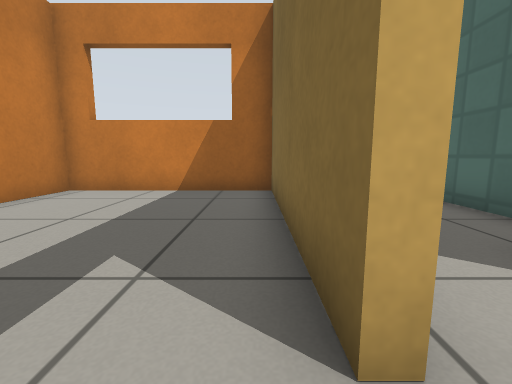
view 1 (above)

16 first-person views from a walk through a robot-simulator world made for Gazebo. The camera is 0.5 m above the floor, tilts 8° down and sees 90° across. The floor is counted in squares, 0.5 m on a side. Each view is taken from the middle of a square. On the plan, view 1 faces up. The plan holds only what a view shows up to about 11 squares ahead; the rest is blank. Gazebo's built-in surfaces are drawn with simple patterns.

view 2
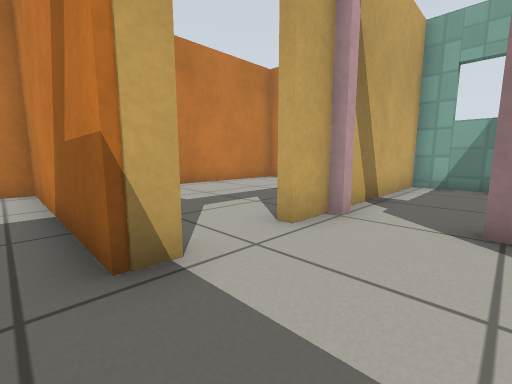

view 3
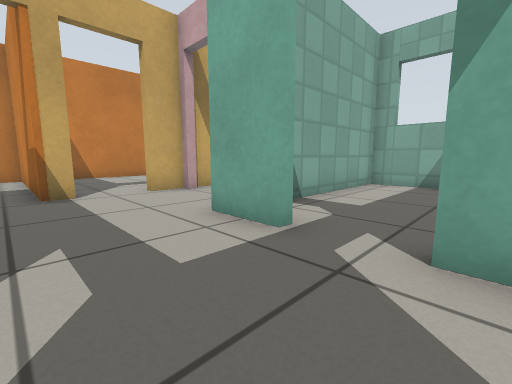

view 4
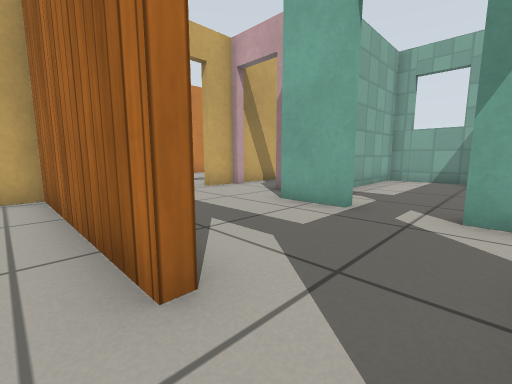

view 5
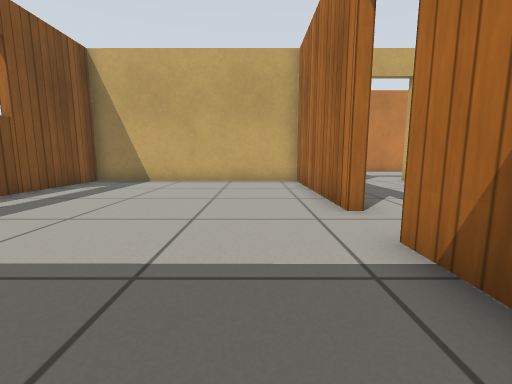

view 6
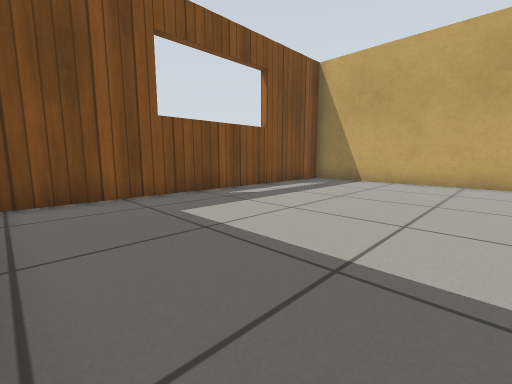

view 7
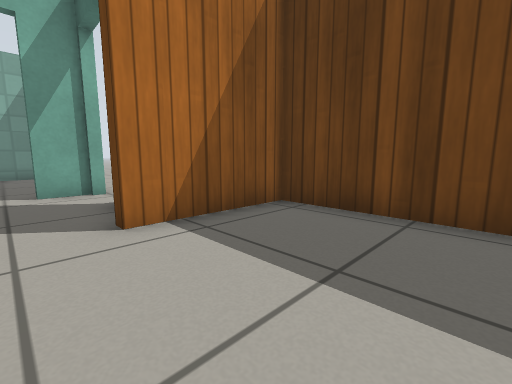

view 8
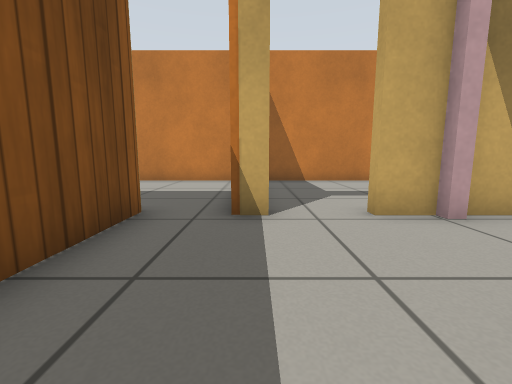

view 9
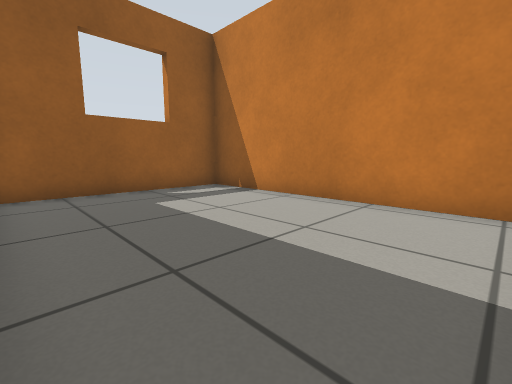

view 10
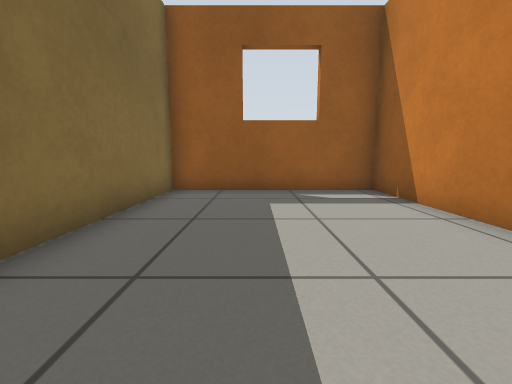

view 11
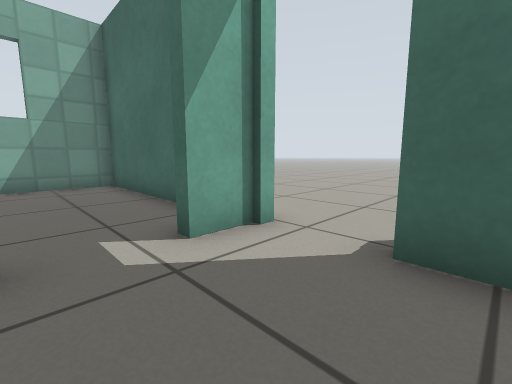

view 12
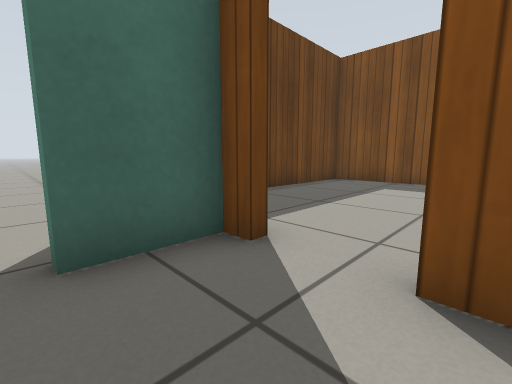

view 13
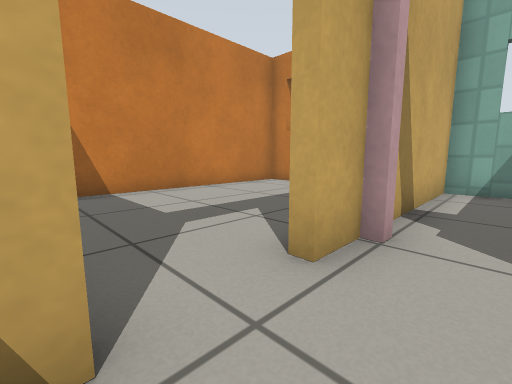

view 14
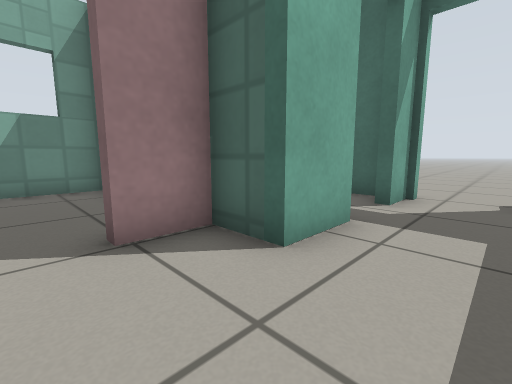

view 15
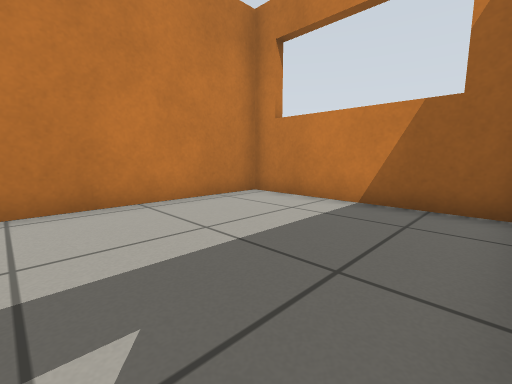

view 16
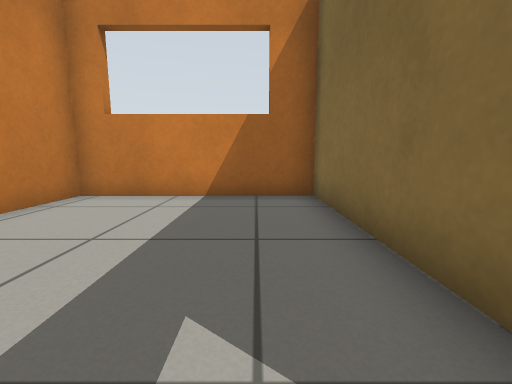

### Floor plan
Ten units are one square. View 1 is at (0, 0); x grows to the right and y downward. Boxes are objects, and circles mark ways between rooms. Rooms are numbered by the first view taken in them; rooms with no view inside come last. Other rooms are left out.
<svg viewBox="-59 -79 179 198">
<path fill="none" stroke="#000" d="M5 -10 5 -74 -54 -74 -54 5M58 -7 41 -7 41 -20 28 -20M58 30 64 30M81 30 86 30 86 12M88 -7 75 -7M8 7 8 14M4 31 31 30M8 -21 8 -10M64 33 8 34 8 114 115 114 115 33 81 33M8 14 -54 14 -54 95 5 95 5 44M86 -13 87 -74 44 -74 44 -27M41 -40 41 -56M41 -74 8 -74 8 -25"/>
<circle cx="12" cy="-12" r="3" fill="#2a7"/>
<circle cx="75" cy="30" r="3" fill="#2a7"/>
<circle cx="10" cy="25" r="3" fill="#2a7"/>
<circle cx="65" cy="-10" r="3" fill="#2a7"/>
<text x="-30" y="-40">1</text>
<text x="50" y="10">2</text>
<text x="60" y="70">3</text>
<text x="-30" y="50">4</text>
<text x="60" y="-50">5</text>
<text x="20" y="-50">6</text>
</svg>
Room 1 opens to room 2. Room 2 opens to room 3. Room 2 opens to room 4. Room 2 opens to room 5.

Where each view was taken, in squares from view 1:
view 1: 0 up, 0 right, facing up
view 2: 2 down, 3 right, facing up-left
view 3: 2 down, 8 right, facing up-left
view 4: 4 down, 8 right, facing up-left
view 5: 5 down, 11 right, facing left
view 6: 5 down, 11 right, facing down-left
view 7: 7 down, 7 right, facing up-right
view 8: 1 down, 5 right, facing left
view 9: 2 down, 0 right, facing down-left
view 10: 2 down, 2 left, facing down
view 11: 2 down, 6 right, facing up-right
view 12: 1 down, 6 right, facing down-right
view 13: 1 down, 2 right, facing up-left
view 14: 1 down, 2 right, facing up-right
view 15: 2 up, 0 right, facing up-left
view 16: 1 up, 1 left, facing up
